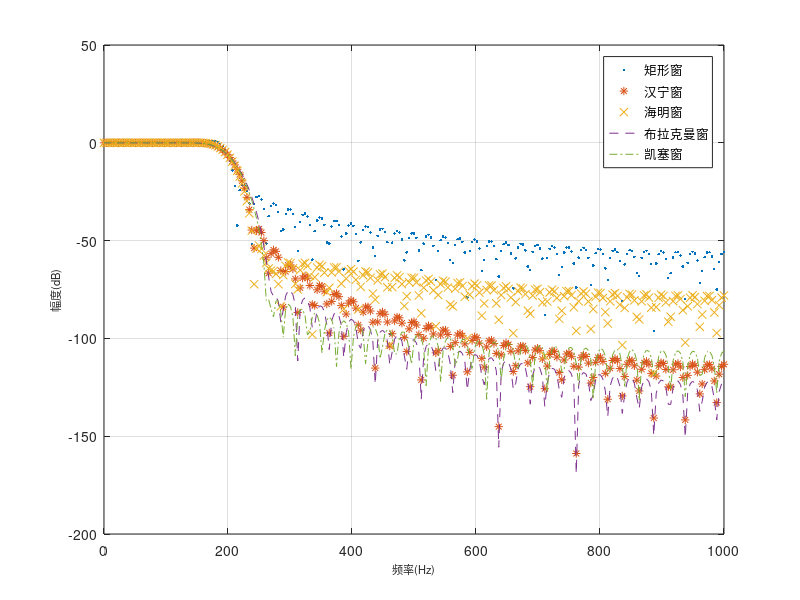

Source code (MATLAB):
%E4_2_Windows.m 文件的源代码
N=81; %滤波器长度
fs=2000; %抽样频率
fc=200; %低通滤波器的截止频率
%生成各种窗函数
w_rect=rectwin(N)'; 
w_hann=hann(N)'; 
w_hamm=hamming(N)'; 
w_blac=blackman(N)'; 
w_kais=kaiser(N,7.856)'; 
%采用 fir1 函数设计 FIR 滤波器
b_rect=fir1(N-1,fc*2/fs,w_rect); 
b_hann=fir1(N-1,fc*2/fs,w_hann); 
b_hamm=fir1(N-1,fc*2/fs,w_hamm); 
b_blac=fir1(N-1,fc*2/fs,w_blac); 
b_kais=fir1(N-1,fc*2/fs,w_kais); 
%求滤波器的幅频响应
m_rect=20*log10(abs(fft(b_rect,512))); 
m_hann=20*log10(abs(fft(b_hann,512))); 
m_hamm=20*log10(abs(fft(b_hamm,512))); 
m_blac=20*log10(abs(fft(b_blac,512))); 
m_kais=20*log10(abs(fft(b_kais,512))); 
%设置幅频响应的横坐标单位为 Hz 
x_f=[0:(fs/length(m_rect)):fs/2]; 
%只显示正频率部分的幅频响应
m1=m_rect(1:length(x_f)); 
m2=m_hann(1:length(x_f)); 
m3=m_hamm(1:length(x_f)); 
m4=m_blac(1:length(x_f)); 
m5=m_kais(1:length(x_f)); 
%绘制幅频响应曲线
plot(x_f,m1,'.',x_f,m2,'*',x_f,m3,'x',x_f,m4,'--',x_f,m5,'-.'); 
xlabel('频率(Hz)','fontsize',8);ylabel('幅度(dB)','fontsize',8); 
legend('矩形窗','汉宁窗','海明窗','布拉克曼窗','凯塞窗'); 
grid; 